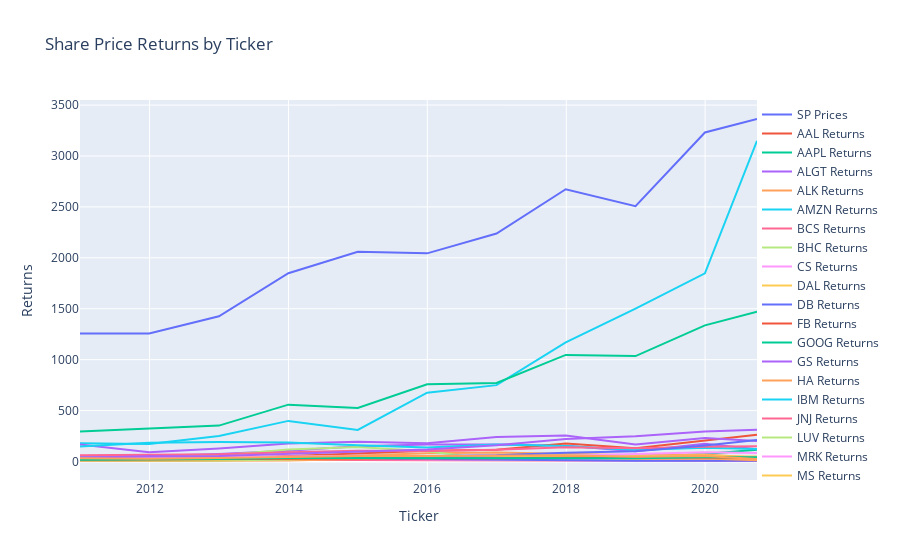

This figure's notebook cell:
### Code cell
data = [trace1, trace2, trace3, trace4, trace5, trace6, trace7, trace8, trace9, trace10, trace11, trace12, trace13, trace14, trace15, trace16, trace17, trace18, trace19, trace20, trace21, trace22, trace23, trace24, trace25]

layout = go.Layout(title = 'Share Price Returns by Ticker'
    , barmode = 'group'
    , yaxis=dict(title='Returns')
    , xaxis=dict(title='Ticker')
    , legend=dict(x=1,y=1)
    )

fig = go.Figure(data=data, layout=layout)
iplot(fig)
